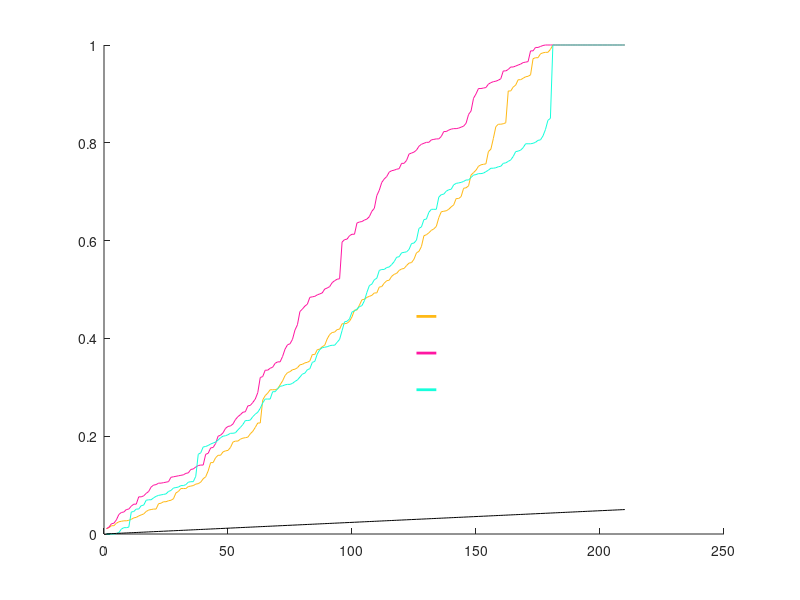

Here is the MATLAB script that generated this plot: (Note: this script raises an error after producing the figure.)
function plot_fdr_bu(  )
%PLOT_FDR Summary of this function goes here
%   Detailed explanation goes here


load('fdr_bu.mat')

xlab = {'$\mathrm{Sample}~\mathrm{index}$'};
colors = {[255 185 22]./255,[255 22 162]./255,[22 255 220]./255};
xlabposx = 120;
xlabposy = -0.22;
ylabposx = 20;
ylabposy = 1.1;

%% Plot figure
x_end_value = length(p_val_braph_bct);
x_start_value = 1;
x_values = linspace(x_start_value, x_end_value, x_end_value);

y_max_value = 1;
y_min_value = 0;

hold on;
plot(x_values, sort(p_val_braph_bct), 'Color', colors{1})
plot(x_values, sort(p_val_braph_bcted), 'Color', colors{2})
plot(x_values, sort(p_val_bcted_bct), 'Color', colors{3})
plot(x_values, 0.05*x_values/x_end_value, 'Color', 'black');

xticks = linspace(30, 210, 7);
yticks = linspace(0.2, 1, 5);

plot([x_end_value*0.6, x_end_value*0.6+8], [0.445, 0.445], 'Color', colors{1}, 'LineWidth', 2)
plot([x_end_value*0.6, x_end_value*0.6+8], [0.37, 0.37], 'Color', colors{2}, 'LineWidth', 2)
plot([x_end_value*0.6, x_end_value*0.6+8], [0.295, 0.295], 'Color', colors{3}, 'LineWidth', 2)
% plot([x_end_value*0.6, x_end_value*0.6+8], [0.22, 0.22], 'Color', 'black', 'LineWidth', 2)


h_max = maxis2d([x_start_value-10 x_end_value*1.1], [-0.03 y_max_value*1.1],...
    'X0', x_start_value,...
    'XTicks',xticks,...
    'XTickLabels',{sprintf('$%.0f$', xticks(1)),sprintf('$%.0f$', xticks(2)),...
    sprintf('$%.0f$', xticks(3)),sprintf('$%.0f$', xticks(4)),...
    sprintf('$%.0f$', xticks(5)),sprintf('$%.0f$', xticks(6)),...
    sprintf('$%.0f$', xticks(7))},...
    'YTicks',yticks,...
    'YTickLabels',{sprintf('$%.1f$', yticks(1)),sprintf('$%.1f$', ...
    yticks(2)),sprintf('$%.1f$', yticks(3)),sprintf('$%.1f$', yticks(4)),...
    sprintf('$%.1f$', yticks(5))},...
    'xlabel', xlab,...
    'XLabelPosition',[xlabposx xlabposy],...
    'ylabel', '$p$',...
    'YLabelPosition', [ylabposx ylabposy],...
    'StemWidth',0.2,...
    'HeadLength',8,...
    'HeadWidth',4,...
    'HeadNode',5,...
    'TickFontSize',14,...
    'labelfontsize',18);

text(x_end_value*0.65, .44, ...
    '$\mathrm{Braph}~\mathrm{vs}~\mathrm{BCT}$','Interpreter','latex',...
    'HorizontalAlignment','left','VerticalAlignment','middle','FontSize',16)
text(x_end_value*0.65, .365, ...
    '$\mathrm{Braph}~\mathrm{vs}~\mathrm{BCT}~\mathrm{edit}$','Interpreter','latex',...
    'HorizontalAlignment','left','VerticalAlignment','middle','FontSize',16)
text(x_end_value*0.65, .29, ...
    '$\mathrm{BCT}~\mathrm{edit}~\mathrm{vs}~\mathrm{BCT}$','Interpreter','latex',...
    'HorizontalAlignment','left','VerticalAlignment','middle','FontSize',16)
text(x_end_value*0.8, .1, ...
    '$q=0.05$','Interpreter','latex',...
    'HorizontalAlignment','left','VerticalAlignment','middle','FontSize',16)

% set(h_max.ylabel,'Rotation',90);
for h1 = h_max.yticklabels
    set(h1,'Position',get(h1,'Position')-[8 .0 0]);
end
h2 = h_max.yticks;
for h2_loop = 1:1:length(h2)
    a = h2(h2_loop);
    set(a,'XData',a.XData - 5)
end
h3 = h_max.xticks;
for h3_loop = 1:1:length(h3)
    a = h3(h3_loop);
    set(a,'YData',a.YData - 0.025)
end
for h4 = h_max.xticklabels
    set(h4,'Position',get(h4,'Position')-[0 .035 0]);
end
% set(h_max.xticklabels,'Rotation',45);

end

